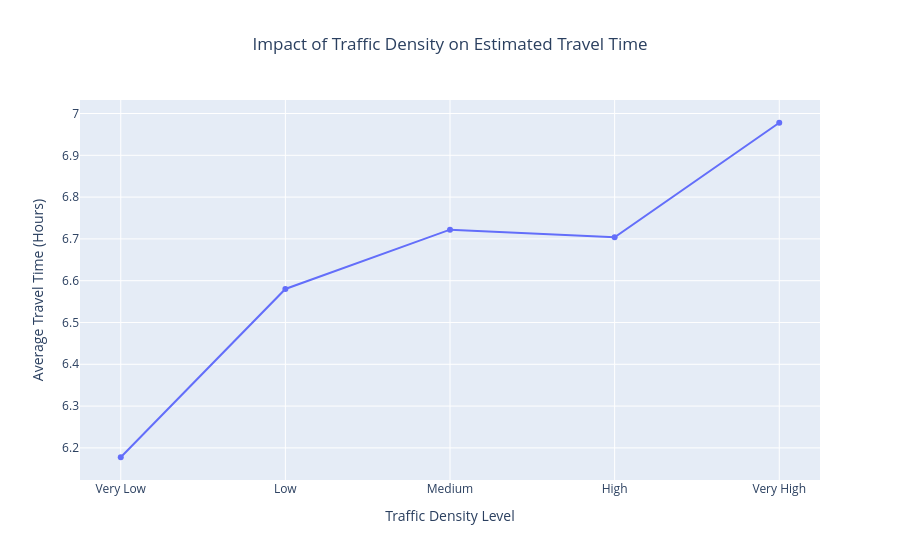

The notebook cell this image was saved under:
### Markdown cell above
Sankey Diagram – Travel Cost Flow Distribution
This visualization illustrates how the total travel cost is distributed across different expense categories. The flows represent the contributions of entry fees, accommodation costs, and food expenses to the overall travel cost. By analyzing this diagram, it becomes easier to understand which expense category contributes the most to the total trip cost and how travel expenses are proportionally allocated.

### Code cell
import pandas as pd
import plotly.express as px

df['traffic_density_bin']=pd.cut(
    df['traffic_density'],
    bins=[0, 0.2, 0.4, 0.6, 0.8, 1],
    labels=['Very Low', 'Low', 'Medium', 'High', 'Very High']
)

traffic_time=df.groupby('traffic_density_bin')['estimated_travel_time_hr'].mean().reset_index()

fig=px.line(
    traffic_time,
    x='traffic_density_bin',
    y='estimated_travel_time_hr',
    markers=True,
    title='Impact of Traffic Density on Estimated Travel Time',
    labels={
        'traffic_density_bin': 'Traffic Density Level',
        'estimated_travel_time_hr': 'Average Travel Time (hours)'
    }
)

fig.update_layout(
    title_x=0.5,
    xaxis_title="Traffic Density Level",
    yaxis_title="Average Travel Time (Hours)"
)

fig.show()

### Figure 1 — Plotly figure (JSON) as saved in the notebook; plotly's stock layout.template omitted (floating-point values rounded to 4 significant figures)
{"data": [{"hovertemplate": "Traffic Density Level=%{x}<br>Average Travel Time (hours)=%{y}<extra></extra>", "legendgroup": "", "line": {"color": "#636efa", "dash": "solid"}, "marker": {"symbol": "circle"}, "mode": "lines+markers", "name": "", "orientation": "v", "showlegend": false, "type": "scatter", "x": ["Very Low", "Low", "Medium", "High", "Very High"], "xaxis": "x", "y": [6.178, 6.58, 6.722, 6.704, 6.978], "yaxis": "y"}], "layout": {"legend": {"tracegroupgap": 0}, "title": {"text": "Impact of Traffic Density on Estimated Travel Time", "x": 0.5}, "xaxis": {"anchor": "y", "domain": [0, 1], "title": {"text": "Traffic Density Level"}}, "yaxis": {"anchor": "x", "domain": [0, 1], "title": {"text": "Average Travel Time (Hours)"}}}}
